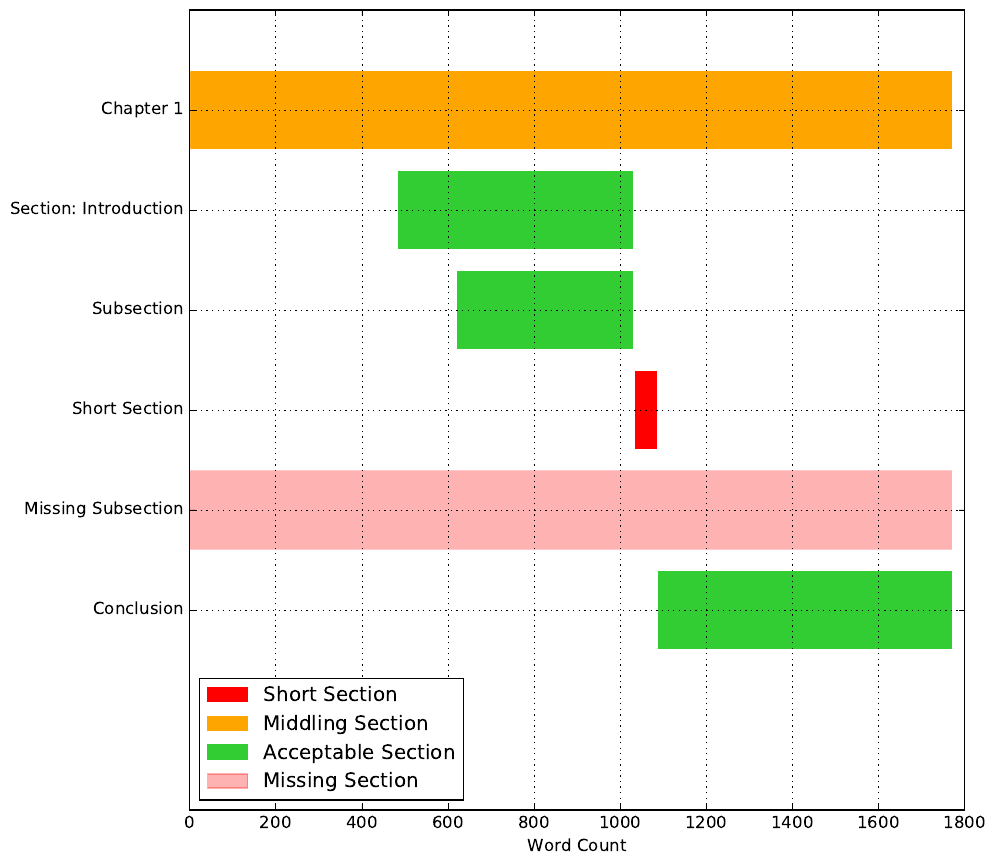

The Python source for this figure:
import sys
import numpy as np
import matplotlib.pyplot as plt
import matplotlib.patches as mpatches
import os.path

def diagnose(fname,plot_gantt=True,showfigures=False,showincluded=False,showlist=True,showempty=True):

    if not fname.endswith('.tex'):
        print 'Please pass a .tex file.'
        return 0
    if not os.path.isfile(fname):
        print 'No such file'
        return 0
    print 'Diagnosing...(may take several minutes)'
    path='/'.join(fname.split('/')[0:-1])+'/'

    file=open(fname,"r")
    words=[]
    included=[]
    for word in file.read().split():   
        if word.startswith('%'):
            continue
        if '\include' in word:        
            i=word.split('{')[1]
            i=i.split('}')[0]
            included=np.append(included,i)      
            for w in open(path+i+'.tex').read().split():   
                words=np.append(words,w)
        words=np.append(words,word)

    if showincluded==True:
        print '-----------------------------------------'
        print 'INCLUDED TEX FILES'
        print '================='
        print ''
        for i in included:
            print i
    file.close();
    types=['\part','\chapter','\section','\subsection','\subsubsection','\paragraph','\subparagraph']
    aims=[10000,5000,1000,500,300,150,100]
    w='\section{Introduction}'
    seccount=0
    for i,w in enumerate(words):
        pos=[t in w for t in types]
        contained=np.any(pos)
        if contained:
            test=' '.join(words[i:i+100])
            try:
                heading=test[test.index('{')+1:test.index('}')]
            except:
                heading=w
            if heading.startswith("\\"):
                continue                
            seccount+=1

    secs=np.empty((len(types),seccount),dtype='|S64')
    for s in xrange(len(types)):
        for x in xrange(seccount):
            secs[s,x]='-'

    wcounts=np.zeros((len(types),seccount))


    read=0
    sec=0
    wordcount=0
    prevlevel=0
    for i,w in enumerate(words):
        pos=[t in w for t in types]
        contained=np.any(pos)
        pos=np.where(np.asarray(pos)==True)[0]
        if contained:
            level=pos
            test=' '.join(words[i:i+100])
            try:
                heading=test[test.index('{')+1:test.index('}')]
            except:
                heading=w
            if heading.startswith("\\"):
                continue
            secs[level,sec]=heading
            if sec-1>=0:
                wcounts[prevlevel,sec-1]=wordcount
            wordcount=0
            sec+=1
            prevlevel=pos
        wordcount+=1

    
    wcounts[prevlevel,sec-1]=wordcount
        
    if showfigures==True:
        print '-----------------------------------------'
        print 'INCLUDED FIGURE FILES'
        print '================='
        print ''
        for w in words:
            if '\includegraphics' in w:
                print w[w.index('{')+1:w.index('}')]

        print '-----------------------------------------'

    headings=np.empty(len(np.transpose(secs)),dtype='|S64')
    wc=np.zeros(len(np.transpose(secs)))
    level=np.zeros(len(np.transpose(secs)))
    for i,s,w in zip(xrange(len(np.transpose(secs))),np.transpose(secs),np.transpose(wcounts)):
        try:
            headings[i]=s[np.where(s != '-')][0]
            wc[i]=w[np.where(s != '-')][0]
            level[i]=np.where(s != '-')[0]
        except:
            continue

    stacked=np.zeros(len(np.transpose(secs)))
    for i in xrange(len(wc)):
        j=1
        while i+j<len(wc):
            if level[i+j]<=level[i]:
                break
            j+=1
        stacked[i]=np.sum(wc[i:i+j])


    x=np.arange(len(wc))
    bottom=np.zeros(len(level))
    top=np.zeros(len(level))
    top[0]=stacked[0]

    for i,l in enumerate(level):
        if i==0:
            continue
        bottom[i]=top[i-1]
        top[i]=top[i-1]+stacked[i]
        if level[i]-level[i-1] > 0:
            bottom[i]-=stacked[i-1]
            top[i]-=stacked[i-1]
            bottom[i]+=wc[i-1]
            top[i]+=wc[i-1]

    if plot_gantt==True:
        ysize=0.25*len(wc)
        if ysize<10:
            ysize=10
        plt.figure(figsize=(10,ysize))
        plt.barh(x,top,align='center')
        plt.xlabel('Word Count')
        for i in xrange(len(wc)):
            color='blue'
            if stacked[i]>=aims[int(level[i])]*0.5:
                color='limegreen'        
            if stacked[i]<=aims[int(level[i])]*0.5:
                color='orange'        
            if stacked[i]<=aims[int(level[i])]*0.1:
                color='red'

            plt.barh(x[i],top[i],align='center',color=color,edgecolor='white')



        plt.barh(x,bottom,color='white',edgecolor='white',align='center')
        for i in xrange(len(wc)):
            if stacked[i]<10:    
                color='red'
                plt.barh(x[i],np.max(top),align='center',color=color,edgecolor='white',alpha=0.3)        

        plt.ylim(len(wc)+1,-1)
        plt.yticks(x,headings)
        plt.grid()
        red_patch = mpatches.Patch(color='red', label='Short Section')
        orange_patch = mpatches.Patch(color='orange', label='Middling Section')
        green_patch = mpatches.Patch(color='limegreen', label='Acceptable Section')
        red2_patch = mpatches.Patch(color='red', label='Missing Section',alpha=0.3)
        plt.legend(handles=[red_patch,orange_patch,green_patch,red2_patch],loc='best')
        plt.savefig('texdiag.pdf',bbox_inches='tight')
        plt.cla()
        plt.clf()



    if showlist==True:
        print '-----------------------------------------'
        print 'SECTION LIST VIEW'
        print '================='
        print ''
        for l,h,st in zip(level,headings,stacked):
            try:
                abrv=h[0:16]
            except:
                abrv=h

            print '-'.join(['------------']*np.int(l)),abrv,' (',np.int(st),' words)'


    if showempty==True:
        print '-----------------------------------------'
        print 'EMPTY SECTIONS:'
        print '================'
        for l,h,w in zip(level,headings,wc):    
            if w<20:
                print 'Empty '+types[np.int(l)][1:]+': ',h

    print '-----------------------------------------'
    print ''
    print 'Total Words:',np.sum(wc)
    if plot_gantt==True:
        print 'Gantt Diagram plotted to texdiag.pdf'
    print ''
    print '-----------------------------------------'